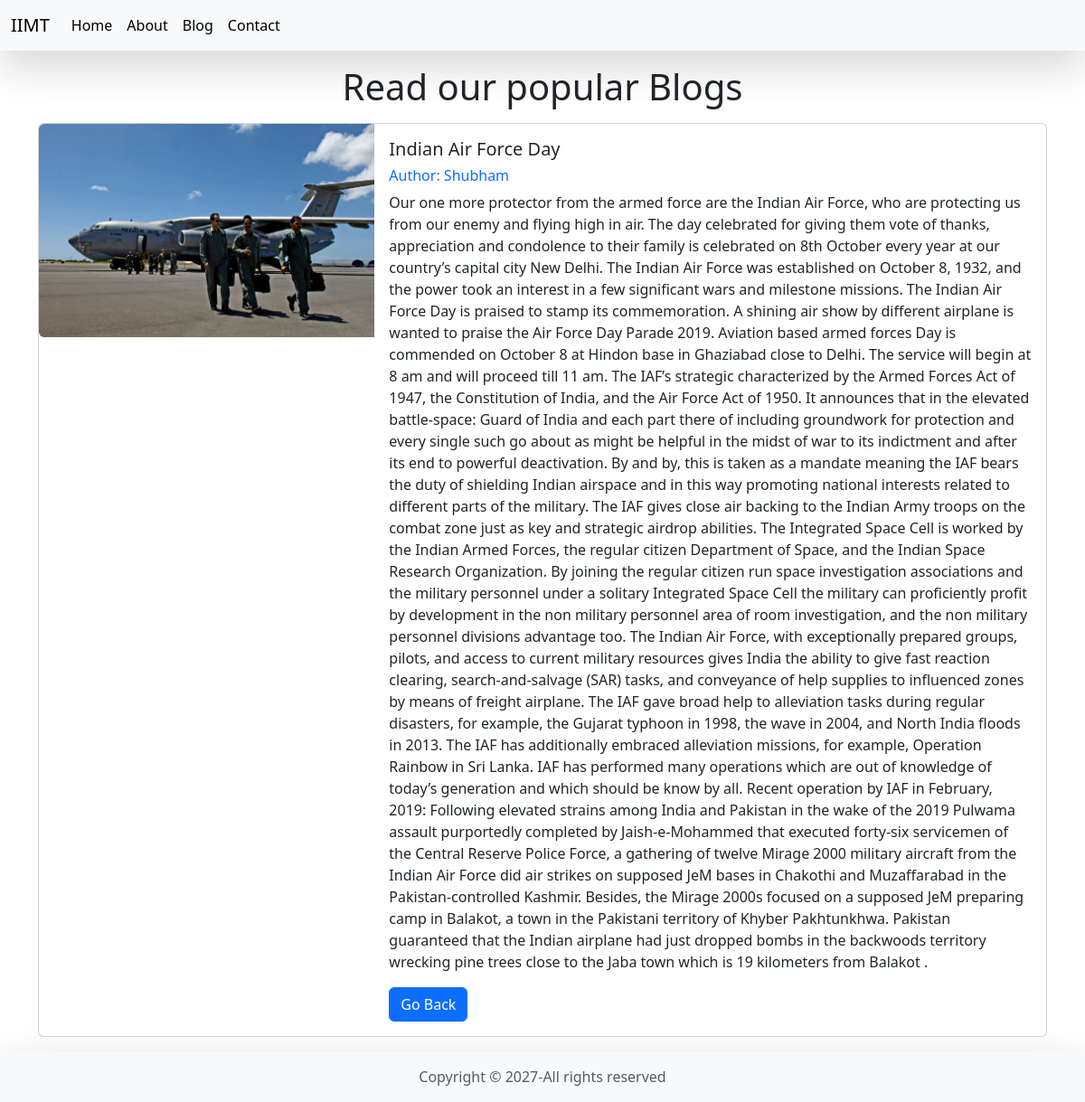
/show_blog/2/, run on the app's committed database.
### webblog/models.py (models this page shows, shortened)
class Popular_Blog(models.Model):
    title =models.CharField(max_length=122)
    author = models.CharField(max_length=50)
    content=models.TextField()
    created_at=models.DateTimeField(auto_now_add=True)
    images=models.ImageField(default="")

### webblog/views.py (the view)
# urls.py: path('show_blog/<int:pk>/',views.show_blog,name='show_blog'),
def show_blog(request,pk):
    showBlogObj=Popular_Blog.objects.get(pk=pk)
    return render(request,'show_blog.html',{'showBlogObj':showBlogObj})

### templates/show_blog.html (shortened to what this page needs)
{% extends 'base.html' %}
{% block body %}
<div class="container">
    <h1 class="text-center my-3">Read our popular Blogs</h1>
    <div class="card mb-3">
        <div class="row g-0">
          <div class="col-md-4">
            <img src="/media/{{showBlogObj.images}}" class="img-fluid rounded-start" alt="..."/>
          </div>
          <div class="col-md-8">
            <div class="card-body">
              <h5 class="card-title">{{showBlogObj.title}}</h5>
              <h6 class="text-primary">Author: {{showBlogObj.author}}</h6>
              <p class="card-text">{{showBlogObj.content|safe}}</p>
              <a href="{% url 'blog' %}" class="btn btn-primary">Go Back</a>
            </div>
          </div>
        </div>
    </div>
</div>
{% endblock body %}

### data on the page
Popular_Blog: images (picture), title "Indian Air Force Day", author "Shubham", content "Our one more protector from the armed force are the Indian Air Force, who are protecting us from our enemy and flying high in air. The day celebrated for giving them vote of thanks, appreciation and condolence to their family is celebrated on 8th October every year at our country’s capital city New Delhi. The Indian Air Force was established on October 8, 1932, and the power took an interest in a few significant wars and milestone missions. The Indian Air Force Day is praised to stamp its commemoration. A shining air show by different airplane is wanted to praise the Air Force Day Parade 2019. Aviation based armed forces Day is commended on October 8 at Hindon base in Ghaziabad close to…"
